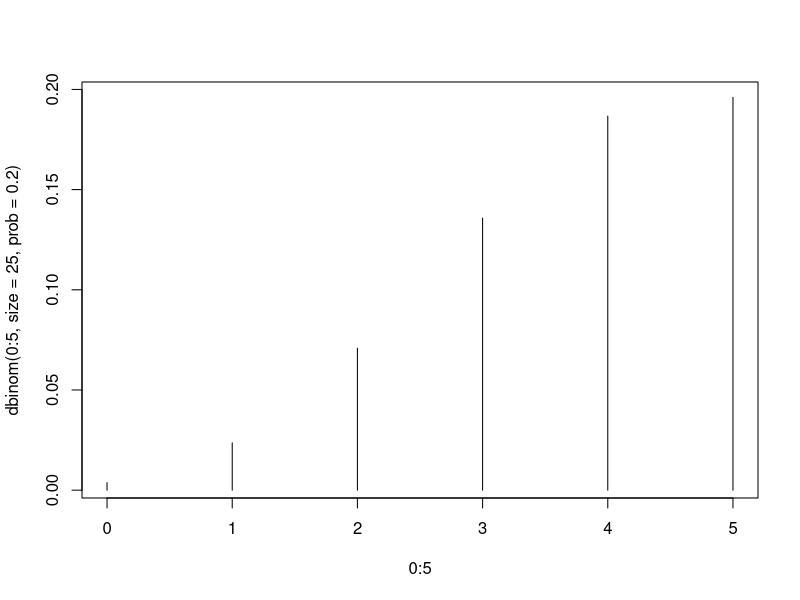
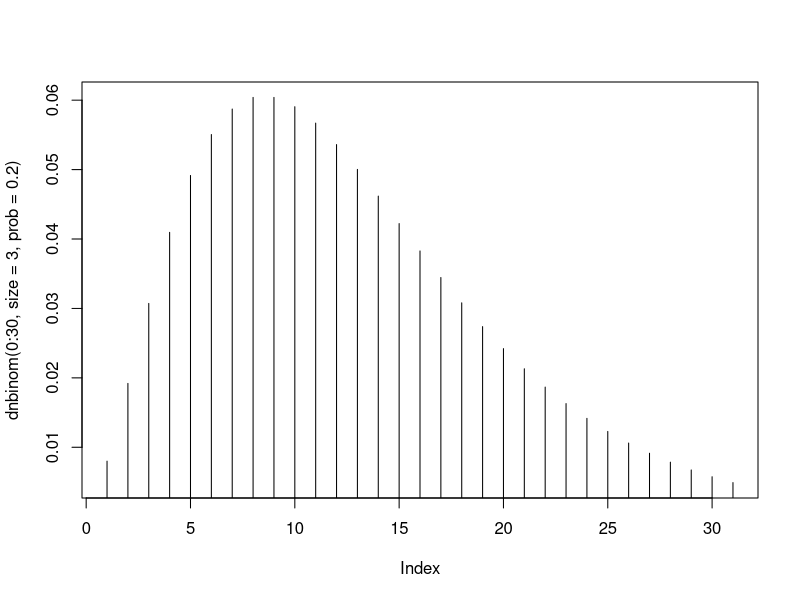
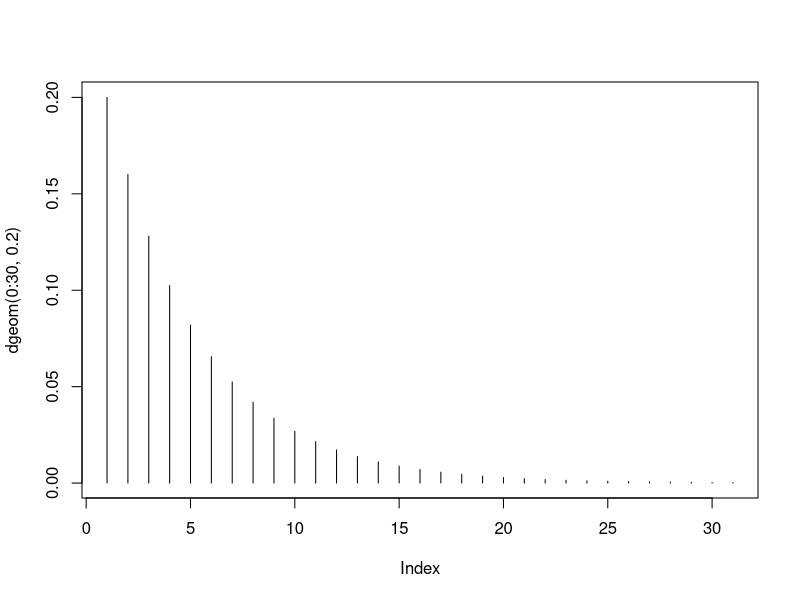
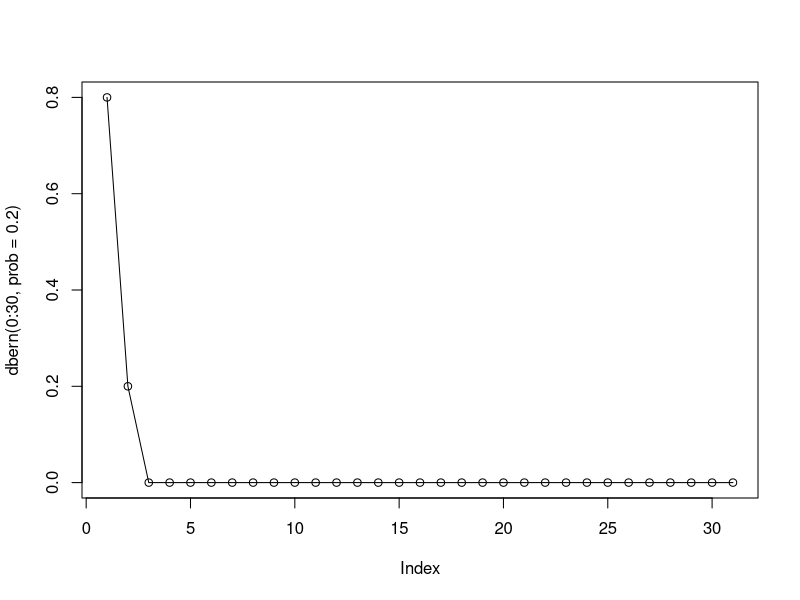
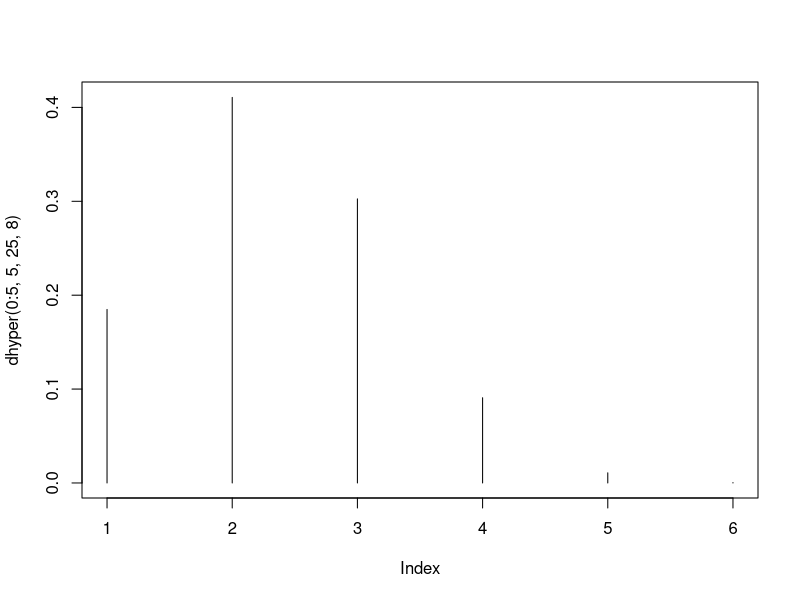

These figures' R source, in order: (Note: this script raises an error after producing the figures.)
## ---- chunk 1
#Binomial
plot(0:5, dbinom(0:5, size = 25, prob = 0.2), type = "h")
## ---- chunk 2
#negative binomial 
plot(dnbinom(0:30, size = 3, prob = 0.2), type = 'h') # get three red balls
## ---- chunk 3
# Geometric
plot(dgeom(0:30, 0.2), type = 'h')
## ---- chunk 4
#Bernoulli
library(statip)
plot(dbern(0:30, prob = 0.2), type = "o")
## ---- chunk 5
plot(dhyper(0:5, 5, 25, 8), type = "h")
## ---- chunk 6
r <- sort(sample.int(9, sample.int(9,1)))
ggplot(
  data = data.frame(
    x = 0:10
  ))+
    geom_segment(
      mapping = aes( x= x, y =0, xend = x, yend = x),
      lineend = "butt",
      size = 1
    ) +
    geom_point(
      mapping = aes( x= x, y = 0),
      size = 2
    ) +
  geom_point(
    mapping = aes( x = x, y = x),
    size = 1) + 
   geom_step(data = data.frame(z = c(0,r,10), w = c(0:length(r), length(r))),aes(x = z, y = w, col = "red"), size = 2)

## ---- chunk 7
arz <- list(sort(sample.int(10, sample.int(10,1))))
add <- list(0)
List2 <- mapply(append,add,arz,SIMPLIFY=FALSE)
List2
## ---- chunk 8
arz <- sort(sample.int(10, sample.int(10,1)))
arz
## ---- chunk 9
length(sort(sample.int(10, sample.int(10,1))))
data.frame(x = sort(sample.int(10, sample.int(10,1))), y = 0:length(sort(sample.int(10, sample.int(10,1)))))
## ---- chunk 10
library(ggplot2)
r <- sort(sample.int(9, sample.int(9,1)))
r
c(0,r,10)
c(0:length(r), length(r))
ggplot(
  data = data.frame(x = c(0,r,10), y = c(0:length(r), length(r)))
) + 
  geom_step(aes(x = x, y = y), col = "red") +
  xlim(0,10) +
  ylim(0,10) + 
  xlab(label = "Number of Trials") +
  ylab(label = "Number of Successes")
# qplot(x = c(0,3,4), y = c(0, 1, 2),geom="step")
## ---- chunk 11
#lack of initial point and final point 
ggplot(
  data = data.frame(
    x = sort(sample.int(10, sample.int(10,1)))
    #expected = 
  ), aes(x = x, y = 1:length(x)))+ geom_step()+ xlim(0,10)+ylim(0,10)
  #   geom_point(
  #     mapping = aes( x = x, y = 1:length(x))
  #   ) +
  # geom_point(
  #   mapping = aes(x = 0, y = 0)
  # )+
  # geom_step(
  #   mapping = aes( x = x, y = 1:length(x))
  # )+
  # xlim(0,10)+
  # ylim(0,10) 
# scale_y_continuous(name= "Number of failures") +
# scale_x_continuous(name= "Operations performed")
## ---- chunk 12
library(ggplot2)
ggplot(
  data = data.frame(
    x = sort(sample.int(10, sample.int(10,1)))
    #expected = 
  ))+
    geom_step(
      mapping = aes( x = x, y = 1:length(x))
    ) +
  xlim(0,10)+
  ylim(0,10)

## ---- chunk 13
z <- sort(sample.int(10, sample.int(10,1)))
y <- 1:length(z)
ggplot(data = data.frame(x = 0:10), aes(z, y)) + geom_step()
## ---- chunk 14
  Path <- data.frame(
            Success = seq.int(from = 0, to = 12, by = 1),
            successprob = c(0, runif(n = 12, min = 0, max = 1))
          ) %>%
            dplyr::mutate(
              success = case_when(
                Success == 0 ~ 0,
                TRUE ~ if_else(
                  condition = successprob <= 0.4,
                  true = 1,
                  false = 0
                )
              )
            )
          Path$sumSuccess <- cumsum(Path$success)
          
          temp1 <- c()
          for (i in 0:12) {
            temp1 <- c(temp1, i:12)
          }
          Space <- data.frame(
            ys = temp1,
            xs = rep(x = 0:12, times = (1+12):1)
          )
          a <- ggplot( 
            data = Space) +
            geom_point(aes(x = xs, y = ys), size = 2) + 
            geom_step(data = Path, aes(x = sumSuccess, y = Success), 
                      color = "red") + 
            scale_x_continuous(
              breaks = 0:12,
              minor_breaks = NULL
            ) + 
            scale_y_continuous(
              breaks = 0:12
            ) +
            xlab(label = "Success Number") +
            ylab(label = "Trial Number") 
         
           Path <- data.frame(
            Success = seq.int(from = 0, to = 12, by = 1),
            successprob = c(0, runif(n = 12, min = 0, max = 1))
          ) %>%
            dplyr::mutate(
              success = case_when(
                Success == 0 ~ 0,
                TRUE ~ if_else(
                  condition = successprob <= 0.4,
                  true = 1,
                  false = 0
                )
              )
            )
           
          Path$sumSuccess <- cumsum(Path$success)
          a <- a + geom_step(data = Path, aes(x = sumSuccess, y = Success), color = "blue")
          a
## ---- chunk 15
Path1 <- data.frame(
        Success = seq.int(from = 0, to = 12, by = 1),
        successprob1 = c(0, runif(n = 12, min = 0, max = 1)),
        successprob2 = c(0, runif(n = 12, min = 0, max = 1)),
        successprob3 = c(0, runif(n = 12, min = 0, max = 1))
      ) %>%
        dplyr::mutate(
          success1 = case_when(
            Success == 0 ~ 0,
            TRUE ~ if_else(
              condition = successprob1 <= 0.4,
              true = 1,
              false = 0
            )
          ),
          success2 = case_when(
            Success == 0 ~ 0,
            TRUE ~ if_else(
              condition = successprob2 <= 0.4,
              true = 1,
              false = 0
            )
          ),
          success3 = case_when(
            Success == 0 ~ 0,
            TRUE ~ if_else(
              condition = successprob3 <= 0.4,
              true = 1,
              false = 0
            )
          )
        )
Path1$sumSuccess1 <- cumsum(Path1$success1)
Path1$sumSuccess2 <- cumsum(Path1$success2)
Path1$sumSuccess3 <- cumsum(Path1$success3)
Path1

## ---- chunk 16
temp1 <- c()
      for (i in 0:10) {
        temp1 <- c(temp1, i:20)
      }
      
      Space <- data.frame(
        ys = temp1,
        xs = rep(x = 0:10, times = 21:11)
      )
      Space
      # round(5+2.5)
      # temp1
      # xs <- rep(x = 0:10, times = 21:11)
      # xs
## ---- chunk 17
trials <- rnbinom(n = 3, size = 10, prob = 0.3)
trials
Path1 <- data.frame(
  trial = 1:trials[1],
  success = rep(0, trials[1])
)

successes <- c(sort(sample(1:(nrow(Path1) - 1), size = 9, replace = FALSE)), nrow(Path1))

Path1 <- Path1 %>%
  mutate(
    success = if_else(
      condition = trial %in% successes,
      true = 1,
      false = 0
    )
  )

Path1$cSuccess <- cumsum(Path1$success)
Path1
maxTrials <- ifelse(
  test = max(trials) > 10/0.3,
  yes = max(trials)+1,
  no = ceiling(10/0.3) + 1
)

successVector <- c()
for (i in 1:maxTrials){
  successVector <- c(successVector, 0:i)
}
# z <- c()
# if (max(trials)>30) {
#   z = max(trials)
# }
# if (max(trials)<30){
#   z = 31
# }
# z
points <- data.frame(
  success = successVector,
  Trials = rep(x = 1:maxTrials, times = 2:(maxTrials+1))
)
# temp1 <- c()
#       for (i in 0:10) {
#         temp1 <- c(temp1, i:z)
#       }
#       
#       Space <- data.frame(
#         ys = temp1 ,
#         xs = rep(x = 0:10, times = (1+z):(1+z-10))
#       )
      
      ggplot( 
        data = points) +
        geom_point(aes(x = success, y = Trials), size = 2) + 
        geom_point(
          mapping = aes( x = 10, y = 10/0.3),
          shape = 23,
          fill = "blue",
          color = "blue",
          size = 3
        ) +
        geom_step(
          data = Path1,
          aes(x = cSuccess, y = trial),
          color = "blue",
          size = 1
        )+
        scale_x_continuous(
          breaks = 0:10,
          minor_breaks = NULL
        ) + 
        scale_y_continuous(
          breaks = 1:maxTrials,
          minor_breaks = NULL
        ) +
        xlab(label = "Success Number") +
        ylab(label = "Trial Number") +
        theme_bw() +
        theme(
          text = element_text(size = 10)
        )
      Path1
## ---- chunk 18
trials <- rnbinom(n = 3, size = 10, prob = 0.3)
Path1 <- data.frame(
  trial = 1:trials1,
  success = rep(0, trials1)
)

successes <- c(sort(sample(1:(nrow(Path1) - 1), size = 9, replace = FALSE)), nrow(Path1))

Path1 <- Path1 %>%
  mutate(
    success = if_else(
      condition = trial %in% successes,
      true = 1,
      false = 0
    )
  )

Path1$cSuccess <- cumsum(Path1$success)

Path1 <- rbind(c(0,0,0), Path1)
temp1 <- c()
      for (i in 0:10) {
        temp1 <- c(temp1, i:15)
      }
      
      Space <- data.frame(
        ys = temp1 ,
        xs = rep(x = 0:10, times = (1+15):(1+15-10))
      )
      
      ggplot( 
        data = Space) +
        geom_point(aes(x = xs, y = ys), size = 5) + 
        geom_point(
          mapping = aes( x = 10, y = 10/0.3),
          shape = 23,
          fill = "blue",
          color = "blue",
          size = 3
        ) +
        geom_step(
          data = Path1,
          aes(x = cSuccess, y = trial),
          color = "blue",
          size = 1
        )+
        scale_x_continuous(
          breaks = 0:10,
          minor_breaks = NULL
        ) + 
        scale_y_continuous(
          breaks = 0:round((10/0.3)+5),
          minor_breaks = NULL
        ) +
        xlab(label = "Success Number") +
        ylab(label = "Trial Number") +
        theme_bw() +
        theme(
          text = element_text(size = 18)
        )
      trials1
      Path1
      successes
## ---- chunk 19
library(MASS)
rnegbin(n = 10/0.8, mu = 10/0.8, theta = (10/abs((1-2*0.8))))
